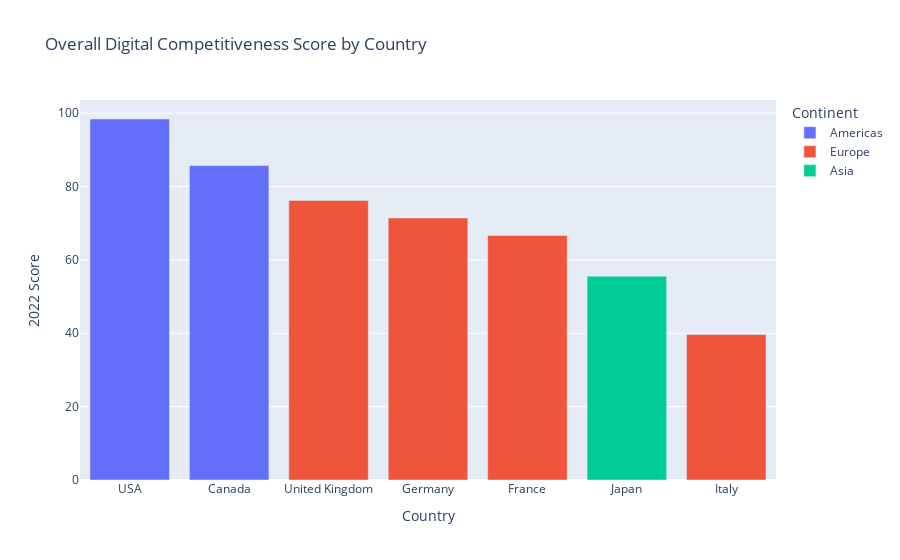

The code cell stored with this chart in its notebook:
### Code cell
G7_Results= df[df["G7"]==1]
fig = px.bar(G7_Results, x='Country', y='2022 Score', title= 'Overall Digital Competitiveness Score by Country',color='Continent')
fig.update_layout(xaxis={'categoryorder':'total descending'})
fig.show()

### Figure 1 — Plotly figure (JSON) as saved in the notebook; plotly's stock layout.template omitted (floating-point values rounded to 4 significant figures)
{"data": [{"alignmentgroup": "True", "hovertemplate": "Continent=Americas<br>Country=%{x}<br>2022 Score=%{y}<extra></extra>", "legendgroup": "Americas", "marker": {"color": "#636efa", "pattern": {"shape": ""}}, "name": "Americas", "offsetgroup": "Americas", "orientation": "v", "showlegend": true, "textposition": "auto", "type": "bar", "x": ["USA", "Canada"], "xaxis": "x", "y": [98.41, 85.71], "yaxis": "y"}, {"alignmentgroup": "True", "hovertemplate": "Continent=Europe<br>Country=%{x}<br>2022 Score=%{y}<extra></extra>", "legendgroup": "Europe", "marker": {"color": "#EF553B", "pattern": {"shape": ""}}, "name": "Europe", "offsetgroup": "Europe", "orientation": "v", "showlegend": true, "textposition": "auto", "type": "bar", "x": ["United Kingdom", "Germany", "France", "Italy"], "xaxis": "x", "y": [76.19, 71.43, 66.67, 39.68], "yaxis": "y"}, {"alignmentgroup": "True", "hovertemplate": "Continent=Asia<br>Country=%{x}<br>2022 Score=%{y}<extra></extra>", "legendgroup": "Asia", "marker": {"color": "#00cc96", "pattern": {"shape": ""}}, "name": "Asia", "offsetgroup": "Asia", "orientation": "v", "showlegend": true, "textposition": "auto", "type": "bar", "x": ["Japan"], "xaxis": "x", "y": [55.56], "yaxis": "y"}], "layout": {"barmode": "relative", "legend": {"title": {"text": "Continent"}, "tracegroupgap": 0}, "title": {"text": "Overall Digital Competitiveness Score by Country"}, "xaxis": {"anchor": "y", "categoryorder": "total descending", "domain": [0, 1], "title": {"text": "Country"}}, "yaxis": {"anchor": "x", "domain": [0, 1], "title": {"text": "2022 Score"}}}}
